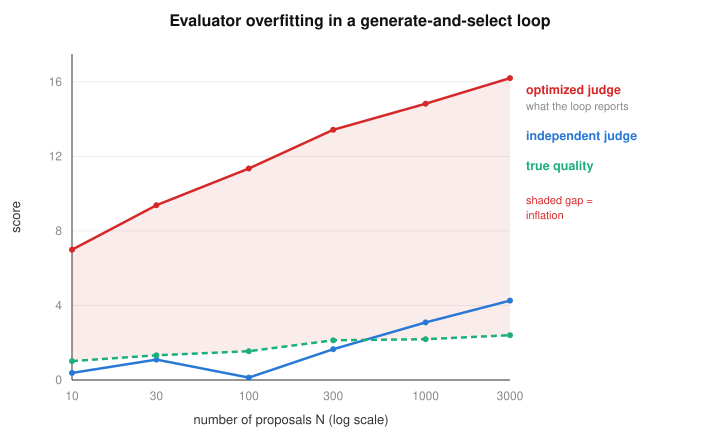

Write Python code to recreate this figure.
"""Figure for the evaluator-overfitting demo: reads the demo JSON, writes a clean SVG line chart.
Dependency-free (matplotlib is PEP668-blocked here), matching the paper's plot_svg.py approach.
  python3.14 papers/false-alpha/fig_evaluator_overfit.py
"""
import json, math
from pathlib import Path

here = Path(__file__).resolve().parent
d = json.loads((here / "evaluator_overfit_demo_results.json").read_text())
rows = d["rows"]
Ns = [r["N"] for r in rows]
opt = [r["optimized_judge"] for r in rows]
ind = [r["independent_judge"] for r in rows]
tru = [r["true_quality"] for r in rows]

W, H, L, Rm, T, Bm = 720, 440, 72, 210, 54, 60
x0, x1, y0, y1 = L, W - Rm, H - Bm, T
lo, hi = 0.0, max(opt) * 1.08
lg = [math.log10(n) for n in Ns]
lmin, lmax = min(lg), max(lg)
px = lambda n: x0 + (math.log10(n) - lmin) / (lmax - lmin) * (x1 - x0)
py = lambda v: y0 + (v - lo) / (hi - lo) * (y1 - y0)
pts = lambda ys: " ".join(f"{px(Ns[i]):.1f},{py(ys[i]):.1f}" for i in range(len(Ns)))

C_OPT, C_IND, C_TRU, INK, MUT = "#d62728", "#2a78d6", "#1baf7a", "#333333", "#888888"
band = pts(opt) + " " + " ".join(f"{px(Ns[i]):.1f},{py(tru[i]):.1f}" for i in range(len(Ns) - 1, -1, -1))

s = [f'<svg viewBox="0 0 {W} {H}" xmlns="http://www.w3.org/2000/svg" font-family="Helvetica,Arial,sans-serif">']
s.append(f'<rect width="{W}" height="{H}" fill="#ffffff"/>')
s.append(f'<text x="{W/2:.0f}" y="26" font-size="16" font-weight="bold" fill="#111" text-anchor="middle">Evaluator overfitting in a generate-and-select loop</text>')
for v in range(0, int(hi) + 1, 4):
    s.append(f'<line x1="{x0}" y1="{py(v):.1f}" x2="{x1}" y2="{py(v):.1f}" stroke="#eee" stroke-width="1"/>')
    s.append(f'<text x="{x0-10}" y="{py(v)+4:.1f}" font-size="12" fill="{MUT}" text-anchor="end">{v}</text>')
s.append(f'<line x1="{x0}" y1="{y0}" x2="{x1}" y2="{y0}" stroke="{INK}"/><line x1="{x0}" y1="{y0}" x2="{x0}" y2="{y1}" stroke="{INK}"/>')
for n in Ns:
    s.append(f'<text x="{px(n):.1f}" y="{y0+20}" font-size="12" fill="{MUT}" text-anchor="middle">{n}</text>')
s.append(f'<text x="{(x0+x1)/2:.0f}" y="{H-16}" font-size="13" fill="{INK}" text-anchor="middle">number of proposals N (log scale)</text>')
s.append(f'<text x="20" y="{(y0+y1)/2:.0f}" font-size="13" fill="{INK}" text-anchor="middle" transform="rotate(-90 20 {(y0+y1)/2:.0f})">score</text>')
s.append(f'<polygon points="{band}" fill="{C_OPT}" opacity="0.09"/>')
s.append(f'<polyline points="{pts(opt)}" fill="none" stroke="{C_OPT}" stroke-width="2.5"/>')
s.append(f'<polyline points="{pts(ind)}" fill="none" stroke="{C_IND}" stroke-width="2.5"/>')
s.append(f'<polyline points="{pts(tru)}" fill="none" stroke="{C_TRU}" stroke-width="2.5" stroke-dasharray="6,4"/>')
for ys, c in ((opt, C_OPT), (ind, C_IND), (tru, C_TRU)):
    for i in range(len(Ns)):
        s.append(f'<circle cx="{px(Ns[i]):.1f}" cy="{py(ys[i]):.1f}" r="3" fill="{c}"/>')
lx = x1 + 16
s.append(f'<text x="{lx}" y="{y1+40}" font-size="12.5" fill="{C_OPT}" font-weight="bold">optimized judge</text>')
s.append(f'<text x="{lx}" y="{y1+56}" font-size="11" fill="{MUT}">what the loop reports</text>')
s.append(f'<text x="{lx}" y="{y1+86}" font-size="12.5" fill="{C_IND}" font-weight="bold">independent judge</text>')
s.append(f'<text x="{lx}" y="{y1+116}" font-size="12.5" fill="{C_TRU}" font-weight="bold">true quality</text>')
s.append(f'<text x="{lx}" y="{y1+150}" font-size="11" fill="{C_OPT}">shaded gap =</text>')
s.append(f'<text x="{lx}" y="{y1+165}" font-size="11" fill="{C_OPT}">inflation</text>')
s.append('</svg>')
(here / "fig_evaluator_overfit.svg").write_text("\n".join(s))
print("wrote fig_evaluator_overfit.svg")
